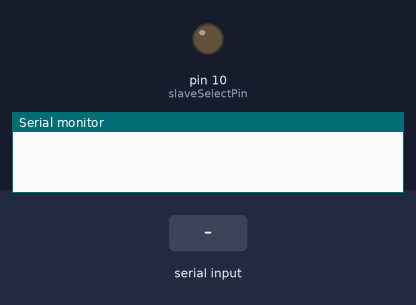
Bench run of a sketch on a simulated Arduino Uno, built with avr-gcc and run on an emulated ATmega328P. On the bench: output pins drawn as LEDs (lit = HIGH), the last lines printed to the serial monitor. The test bench sets the inputs (shaded band).

Above: at 0.01 s.
At 1.1 s:
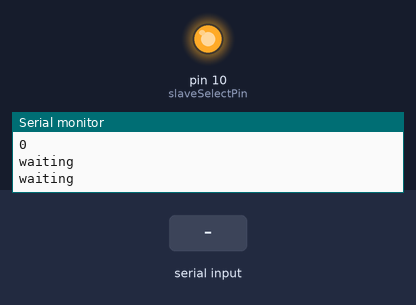
1.2 s: "1" received over Serial
At 2.5 s:
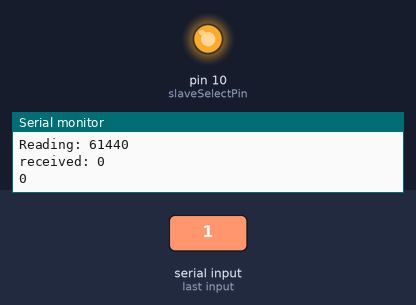
Timing chart, 0 to 4.2 s (numbered marks = the images above; inputs shaded):
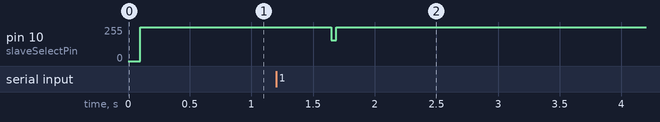

The sketch:

testDAC_AD5501.ino
```cpp
// Test output to AD5501, a 12 bit DAC (up to 60 V) with SPI

// Voltage will step up (or down) every 100 ms.
// Unless the ramp is commented out, then it will hold
// a constant voltage.


// Thanks to equaliser for a test ze used with a Teensy
// and uploaded to GitHub.
// https://gist.github.com/equaliser/8216031

// Leanna Pancoast 9 Nov 2017

/*
 * Circuit:
 * AD5501 DAC on the evaluation board
 */

// need to include SPI library
#include <SPI.h>

int slaveSelectPin = 10;
int i = 0;

float mapf(float x, float in_min, float in_max, float out_min, float out_max){
  return (x - in_min) * (out_max - out_min) / (in_max - in_min) + out_min;
}

void setup() {
  // put your setup code here, to run once:
  Serial.begin(9600);

  pinMode(slaveSelectPin, OUTPUT);

  SPI.beginTransaction(SPISettings(8000000,LSBFIRST,SPI_MODE0));
  SPI.begin();

  delay(100);

  read_control_reg();
  while(1){
    Serial.println("waiting");
    if(Serial.available() > 0){
      turn_DAC_channel_on();
      write_nop();
      Serial.println("starting");
      break;
    }
    delay(500);
  }
  read_control_reg();

}

void loop() {
  // put your main code here, to run repeatedly:
  Serial.println(mapf(i,0,4095,0,30));
  i +=10;
  write_value(i);
  read_control_reg();
  delay(500);
  if(i > 4095) {
    i = 0;
  }
}

void read_control_reg(){
  // R/Wb bit // 111 to write to control register // DB11 - DB7 is 0 // DB2 DAC channel (0 = off, 1 = on)
  uint16_t out = (1<<15) | (1<<14) | (1<<13) | (1<<12) | (0<<2);
  uint16_t in = 0;
  uint16_t in2 = 0;
  Serial.print("Reading: ");
  Serial.println(out);
  digitalWrite(slaveSelectPin, LOW);
  in = SPI.transfer(out >> 8);         //you can only put out one byte at a time so this is splitting the 16 bit value.
  in2 = SPI.transfer(0x00);
  digitalWrite(slaveSelectPin, HIGH);
  Serial.print("received: ");
  Serial.println(in);
  Serial.println(in2);
}

void turn_DAC_channel_on(){
  // R/Wb bit // 111 to write to control register // DB11 - DB7 is 0 // DB2 DAC channel (0 = off, 1 = on)
  uint16_t out = (0<<15) | (1<<14) | (1<<13) | (1<<12) | (1<<2);
  Serial.print("Turn DAC on writing control: ");
  Serial.println(out);
  digitalWrite(slaveSelectPin, LOW);
  SPI.transfer16(out);         //you can only put out one byte at a time so this is splitting the 16 bit value.
  digitalWrite(slaveSelectPin, HIGH);
}

void write_nop(){
  // R/Wb bit // 000 for nop// DB11 - DB7 is 0 // DB2 DAC channel (0 = off, 1 = on)
  uint16_t out = (0<<15) | (0<<14) | (0<<13) | (0<<12) | (1<<2);
  digitalWrite(slaveSelectPin, LOW);
  SPI.transfer16(out);
  digitalWrite(slaveSelectPin, HIGH);
}

void turn_DAC_channel_off(){
  // R/Wb bit // 111 to write to control register // DB11 - DB7 is 0 // DB2 DAC channel (0 = off, 1 = on)
  uint16_t out = (0<<15) | (1<<14) | (1<<13) | (1<<12) | (0<<2);
  digitalWrite(slaveSelectPin, LOW);
  SPI.transfer(out >> 8);         //you can only put out one byte at a time so this is splitting the 16 bit value.
  SPI.transfer(out & 0xFF);
  digitalWrite(slaveSelectPin, HIGH);
}

void write_value(int value){
  // R/Wb bit (0 = write, 1 = read) // A2,A1,A0 = 0,0,1 to write to DAC input register //  12 bits of data MSB first
  uint16_t out = (0<<15) | (0<<14) | (0<<13) | (1<<12) | (164);
  digitalWrite(slaveSelectPin, LOW);
  Serial.print("writing: ");
  Serial.println(out);
  SPI.transfer16(out);         //you can only put out one byte at a time so this is splitting the 16 bit value.
  //SPI.transfer(out & 0xFF);
  digitalWrite(slaveSelectPin, HIGH);
}
```

Measured:
- after the input at 1.2 s, pin 10 (slaveSelectPin): 255/255 → 155/255 after 0.45 s, → 255/255 0.04 s later
